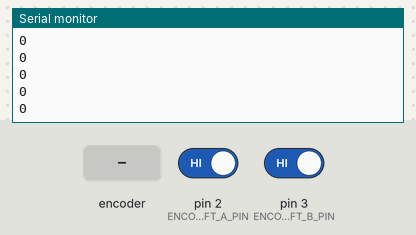
Bench run of a sketch on a simulated Arduino Uno, built with avr-gcc and run on an emulated ATmega328P. Parts: the last lines printed to the serial monitor. The test bench sets the inputs (shaded band); at power-on: pin 2 (ENCODER_LEFT_A_PIN) HIGH, pin 3 (ENCODER_LEFT_B_PIN) HIGH.

Above: at 1.2 s.
1.3 s: rotary encoder on pin 2 (ENCODER_LEFT_A_PIN) / pin 3 (ENCODER_LEFT_B_PIN) turned 1 step (first pin leading)
At 1.31 s:
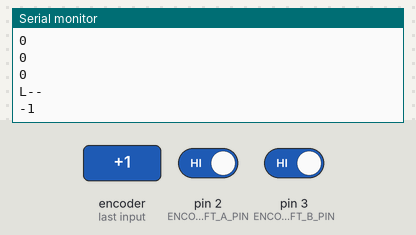
3.0 s: rotary encoder on pin 2 (ENCODER_LEFT_A_PIN) / pin 3 (ENCODER_LEFT_B_PIN) turned 1 step (first pin leading)
At 3.11 s:
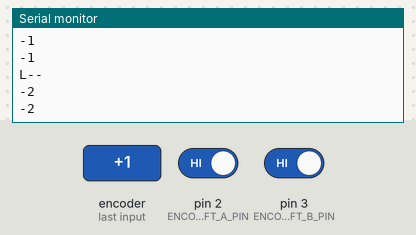
Timing chart, 0 to 6.0 s (numbered marks = the images above; inputs shaded):
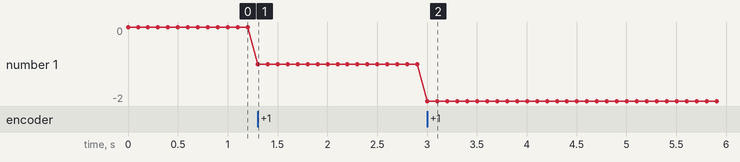

The sketch:

Basic.ino
```cpp
#define ENCODER_LEFT_A_PIN    2//中断0引脚
#define ENCODER_LEFT_B_PIN    3
#define ENCODER_RIGHT_A_PIN   4//中断1引脚
#define ENCODER_RIGHT_B_PIN   5

#define LEFT              0
#define RIGHT             1

typedef struct{
  long counter;//编码器计数值
  int count;//帧计数，用来计算旋转的角度
  char dir;//旋转方向
  char encoder_a_pin;//编码器A引脚
  char encoder_b_pin;//编码器B引脚
}Wheel;

volatile long left_enc_pos = 0L;
volatile long right_enc_pos = 0L;
Wheel wheelL, wheelR;//定义左轮和右轮相关的变量的结构体对象

void initEncoders() {
  pinMode(ENCODER_LEFT_A_PIN, INPUT_PULLUP); //int0 as left encoder A
  pinMode(ENCODER_LEFT_B_PIN, INPUT_PULLUP); //as left encoder B
  //pinMode(ENCODER_RIGHT_A_PIN, INPUT_PULLUP);//int1 as right encoder A
  //pinMode(ENCODER_RIGHT_B_PIN, INPUT_PULLUP);//as right encoder B
  attachInterrupt(0, encoderLeftISR, FALLING);  //pin 2
  //attachInterrupt(1, encoderRightISR, RISING);//pin 3
  //初始化轮子结构体
  wheelL.counter = 0;
  wheelL.count = 0;
  wheelL.dir = 0;
  wheelL.encoder_a_pin = ENCODER_LEFT_A_PIN;
  wheelL.encoder_b_pin = ENCODER_LEFT_B_PIN;
  wheelR.counter = 0;
  wheelR.count = 0;
  wheelR.dir = 0;
  wheelR.encoder_a_pin = ENCODER_RIGHT_A_PIN;
  wheelR.encoder_b_pin = ENCODER_RIGHT_B_PIN;
}

void encoderLeftISR() {
  wheelL.count++;
  if (HIGH == digitalRead(3)) { // int 1
    wheelL.counter--;
    wheelL.dir = 1;//后退为1
    Serial.println("L--");
  } else {
    wheelL.counter++;
    wheelL.dir = 0;//前进为0
    Serial.println("L++");
  }
}

void encoderRightISR() {
  wheelL.count++;
  if (HIGH == digitalRead(18)) { //int 3
    wheelR.counter--;
    wheelR.dir = 1;
    Serial.println("R--");
  } else {
    wheelR.counter++;
    wheelR.dir = 0;
    Serial.println(right_enc_pos);
  }
}

void setup()
{
  initEncoders();
  Serial.begin(115200); //setup our serial 初始化Arduino串口
}

void loop() {
  Serial.println(wheelL.counter);
  delay(100);
}
```

Measured:
- after the input at 1.3 s, the serial monitor: prints a new line at once (image 1)
- after the input at 3.0 s, the serial monitor: prints a new line at once (image 2)
- plotted number 1: 0 → -1 after the input at 1.3 s, -1 → -2 after the input at 3.0 s
